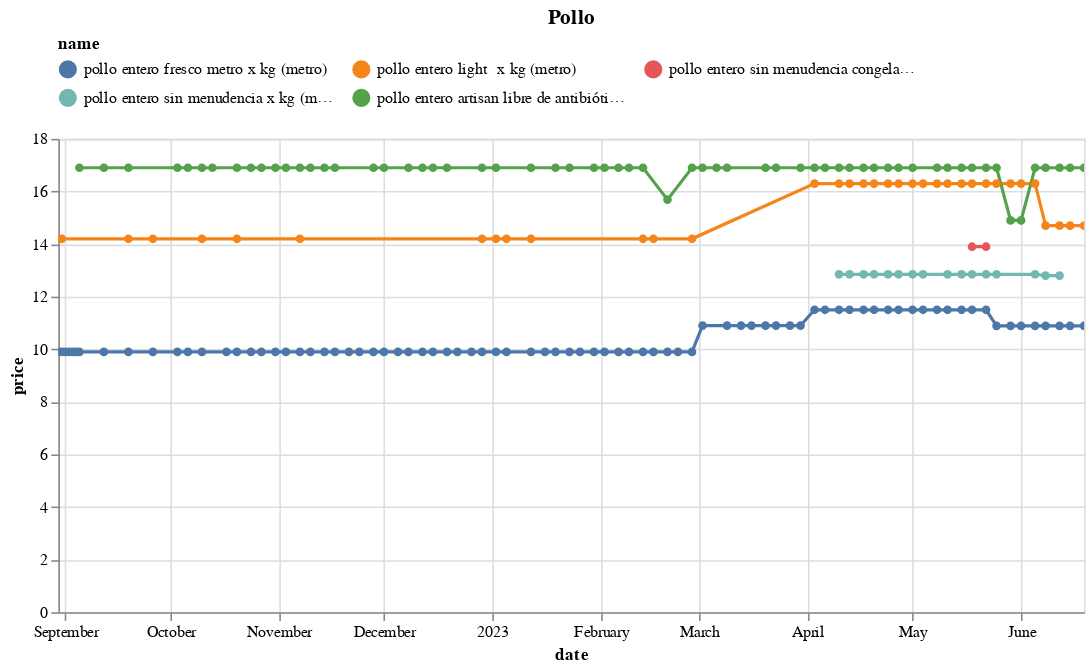

The notebook cell saved with this chart:
### Code cell
(df
 .loc[df.name.isin(names)]
 .pipe(alt.Chart)
 .mark_line(point=True)
 .encode(x='date', y='price', color='name', tooltip=['name','price'])
 .properties(width=650, title='Pollo')
 .interactive()
 .configure_legend(orient='top', columns=3)
)

### Figure 1 — Vega-Lite specification as saved in the notebook (floating-point values rounded to 4 significant figures; data arrays with more than 128 entries replaced by an {"elided": "..."} marker saying what was removed)
{"config": {"view": {"continuousWidth": 300, "continuousHeight": 300}, "legend": {"columns": 3, "orient": "top"}}, "data": {"name": "data-31f361336031421f096c3f324852ec84"}, "mark": {"type": "line", "point": true}, "encoding": {"color": {"field": "name", "type": "nominal"}, "tooltip": [{"field": "name", "type": "nominal"}, {"field": "price", "type": "quantitative"}], "x": {"field": "date", "type": "temporal"}, "y": {"field": "price", "type": "quantitative"}}, "params": [{"name": "param_13", "select": {"type": "interval", "encodings": ["x", "y"]}, "bind": "scales"}], "title": "Pollo", "width": 650, "$schema": "https://vega.github.io/schema/vega-lite/v5.8.0.json", "datasets": {"data-31f361336031421f096c3f324852ec84": {"elided": "198 records"}}}
